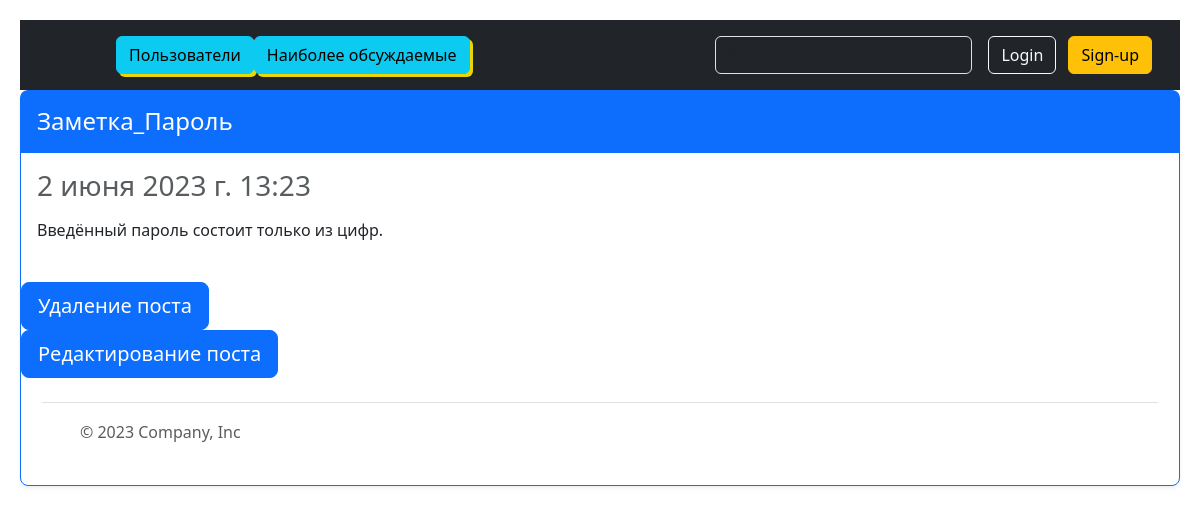
Screenshot of /post/2 with the database file from the repository.
### todolist/models.py (models this page shows, shortened)
class Post(models.Model):
    title = models.CharField(max_length=100)
    created = models.DateTimeField(auto_now_add=True)
    user = models.ForeignKey("user.User", on_delete=models.CASCADE, related_name="posts")
    content = models.TextField()
    tags = models.ManyToManyField("Tag", related_name="posts")
    class Meta():
        ordering = ["-title"]

### todolist/views_class.py (the view)
class ShowPost(View):
    def get(self, request, post_id: int):
        post = get_object_or_404(Post, id=post_id)
        return render(request, "todolist/show_post.html", {"post": post})

### templates/todolist/show_post.html (shortened to what this page needs)
{% extends "todolist/base.html" %}
{% block content %}
    <div class="card mb-4 rounded-3 shadow-sm border-primary">
          <div class="card-header py-3 text-bg-primary border-primary">
            <h4 class="my-0 fw-normal">{{ post.title }}</h4>
          </div>
          <div class="card-body">
            <h3 <small class="text-body-secondary fw-light">{{ post.created }}</small></h3>
            <ul class="list-unstyled mt-3 mb-4">
              <li>{{ post.content }}</li>
            </ul>
          </div>
        <div>
            <form method="post" action="{% url 'post_delete' post.id %}">
                <button type="submit" value="Delete" class="w-30 btn btn-lg btn-primary">Удаление поста</button>
            </form>
            <a href="{% url 'post_edit' post.id %}">
                <button type="submit" value="Edit" class="w-30 btn btn-lg btn-primary">Редактирование поста</button>
            </a>
        </div>
{% endblock %}

### rows the page displays
Post: title "Заметка_Пароль", created "2 июня 2023 г. 13:23", content "Введённый пароль состоит только из цифр."
